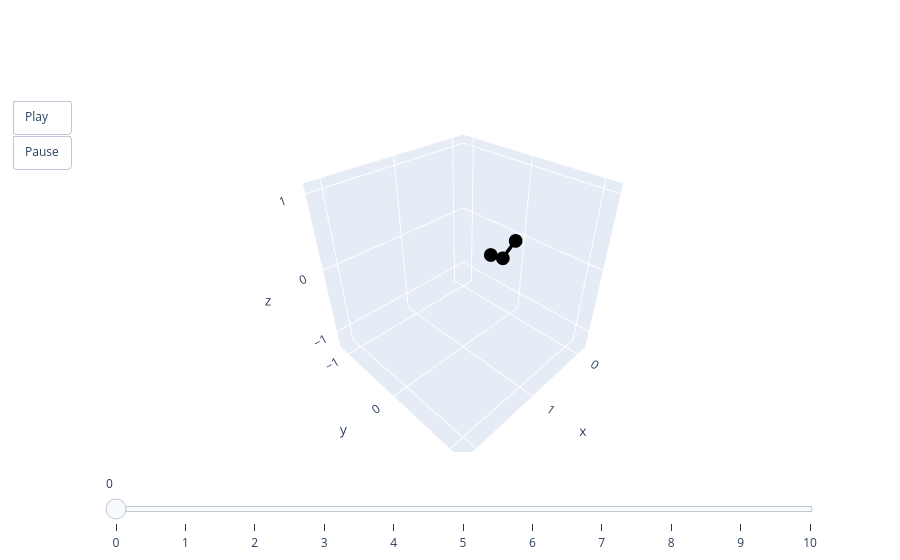

The notebook cell saved with this chart:
### Code cell
print(pred.shape)
animate(pred[0,:])

### Figure 1 — Plotly figure (JSON) as saved in the notebook; plotly's stock layout.template omitted (floating-point values rounded to 4 significant figures)
{"data": [{"line": {"color": "black", "width": 7}, "mode": "lines+markers", "type": "scatter3d", "x": [0, 0.25, 0.5], "y": [0, 1.617e-06, 0], "z": [0, -0.1647, 0]}], "layout": {"scene": {"aspectmode": "cube", "xaxis": {"autorange": false, "range": [-0.2, 2.2]}, "yaxis": {"autorange": false, "range": [-1.2, 1.2]}, "zaxis": {"autorange": false, "range": [-1.282, 1.118]}}, "sliders": [{"steps": [{"args": [["0"], {"frame": {"duration": 0, "redraw": true}, "mode": "immediate"}], "label": "0", "method": "animate"}, {"args": [["1"], {"frame": {"duration": 0, "redraw": true}, "mode": "immediate"}], "label": "1", "method": "animate"}, {"args": [["2"], {"frame": {"duration": 0, "redraw": true}, "mode": "immediate"}], "label": "2", "method": "animate"}, {"args": [["3"], {"frame": {"duration": 0, "redraw": true}, "mode": "immediate"}], "label": "3", "method": "animate"}, {"args": [["4"], {"frame": {"duration": 0, "redraw": true}, "mode": "immediate"}], "label": "4", "method": "animate"}, {"args": [["5"], {"frame": {"duration": 0, "redraw": true}, "mode": "immediate"}], "label": "5", "method": "animate"}, {"args": [["6"], {"frame": {"duration": 0, "redraw": true}, "mode": "immediate"}], "label": "6", "method": "animate"}, {"args": [["7"], {"frame": {"duration": 0, "redraw": true}, "mode": "immediate"}], "label": "7", "method": "animate"}, {"args": [["8"], {"frame": {"duration": 0, "redraw": true}, "mode": "immediate"}], "label": "8", "method": "animate"}, {"args": [["9"], {"frame": {"duration": 0, "redraw": true}, "mode": "immediate"}], "label": "9", "method": "animate"}, {"args": [["10"], {"frame": {"duration": 0, "redraw": true}, "mode": "immediate"}], "label": "10", "method": "animate"}]}], "updatemenus": [{"buttons": [{"args": [null, {"frame": {"duration": 50, "redraw": true}, "fromcurrent": true}], "label": "Play", "method": "animate"}, {"args": [[null], {"frame": {"duration": 0, "redraw": true}, "mode": "immediate"}], "label": "Pause", "method": "animate"}], "showactive": false, "type": "buttons"}]}}
